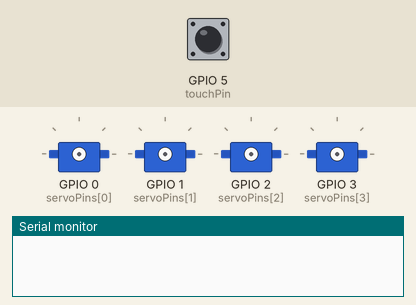
This sketch was run on a simulated ESP32. Parts: 4 × servo, the last lines printed to the serial monitor. The inputs (shaded band) are chosen by the test bench; at power-on: GPIO 5 (touchPin) LOW.

Above: at 0.0 s.
At 6.2 s:
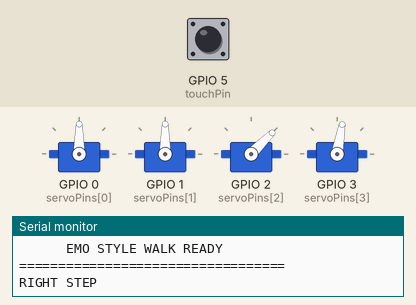
6.3 s: GPIO 5 (touchPin) pulled HIGH for 3 s
At 7.13 s:
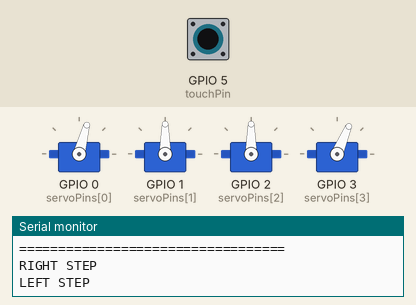
Timing chart, 0 to 17.0 s (numbered marks = the images above; inputs shaded):
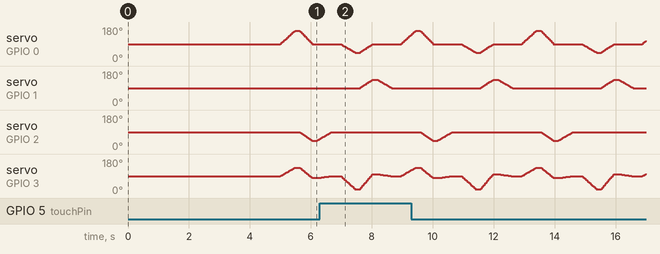

The sketch:

my_walk.ino
```cpp
#include <ESP32Servo.h>

// ==========================================
// SERVO SETUP
// ==========================================

Servo servos[4];

const int servoPins[4] = {0, 1, 2, 3};

// Servo Mapping
// D0 = Left Ankle
// D1 = Left Hip
// D2 = Right Hip
// D3 = Right Ankle

// ==========================================
// SENSOR
// ==========================================

const int touchPin = 5;

// ==========================================
// POSITION TRACKING
// ==========================================

int currentPos[4] = {90, 90, 90, 90};

// ==========================================
// HOME POSITIONS
// ==========================================

const int HOME_D0 = 90;
const int HOME_D1 = 90;
const int HOME_D2 = 90;
const int HOME_D3 = 90;

// ==========================================
// SETUP
// ==========================================

void setup() {

  Serial.begin(115200);
  delay(2000);

  pinMode(touchPin, INPUT);

  // Allocate PWM timers
  ESP32PWM::allocateTimer(0);
  ESP32PWM::allocateTimer(1);
  ESP32PWM::allocateTimer(2);
  ESP32PWM::allocateTimer(3);

  // Attach servos
  for (int i = 0; i < 4; i++) {

    servos[i].setPeriodHertz(50);

    servos[i].attach(servoPins[i], 500, 2400);

    servos[i].write(currentPos[i]);
  }

  Serial.println("==================================");
  Serial.println("      EMO STYLE WALK READY        ");
  Serial.println("==================================");

  delay(3000);
}

// ==========================================
// MAIN LOOP
// ==========================================

void loop() {

  // Optional touch sensor
  int touchState = digitalRead(touchPin);

  if (touchState == HIGH) {
    Serial.println("[TOUCH] Interaction detected!");
  }

  // ==========================================
  // RIGHT LEG STEP
  // ==========================================

  Serial.println("RIGHT STEP");

  // STEP 1
  // Lean left + lift right foot

  moveServosSmoothly(
    160,   // Left ankle tilt
    90,    // Left hip
    90,    // Right hip
    135,   // Right ankle lift
    40
  );

  delay(150);

  // STEP 2
  // Swing right leg forward

  moveServosSmoothly(
    90,
    90,
    45,    // Right hip forward
    80,
    35
  );

  delay(150);

  // STEP 3
  // Return neutral

  moveServosSmoothly(
    HOME_D0,
    HOME_D1,
    HOME_D2,
    HOME_D3,
    40
  );

  delay(300);

  // ==========================================
  // LEFT LEG STEP
  // ==========================================

  Serial.println("LEFT STEP");

  // STEP 4
  // Lean right + lift left foot

  moveServosSmoothly(
    45,    // Left ankle lift
    90,
    90,
    20,    // Right ankle tilt
    40
  );

  delay(150);

  // STEP 5
  // Swing left leg forward

  moveServosSmoothly(
    90,
    135,   // Left hip forward
    90,
    100,
    35
  );

  delay(150);

  // STEP 6
  // Return neutral

  moveServosSmoothly(
    HOME_D0,
    HOME_D1,
    HOME_D2,
    HOME_D3,
    40
  );

  delay(300);
}

// ==========================================
// SMOOTH MOTION ENGINE
// ==========================================

void moveServosSmoothly(
  int t0,
  int t1,
  int t2,
  int t3,
  int steps
) {

  int targets[4] = {t0, t1, t2, t3};

  float increments[4];

  // Calculate increments
  for (int i = 0; i < 4; i++) {

    increments[i] =
      (float)(targets[i] - currentPos[i]) / steps;
  }

  // Execute smooth movement
  for (int s = 0; s < steps; s++) {

    for (int i = 0; i < 4; i++) {

      float nextPos =
        currentPos[i] + (increments[i] * (s + 1));

      servos[i].write((int)nextPos);
    }

    delay(12);
  }

  // Save positions
  for (int i = 0; i < 4; i++) {

    currentPos[i] = targets[i];
  }
}
```
